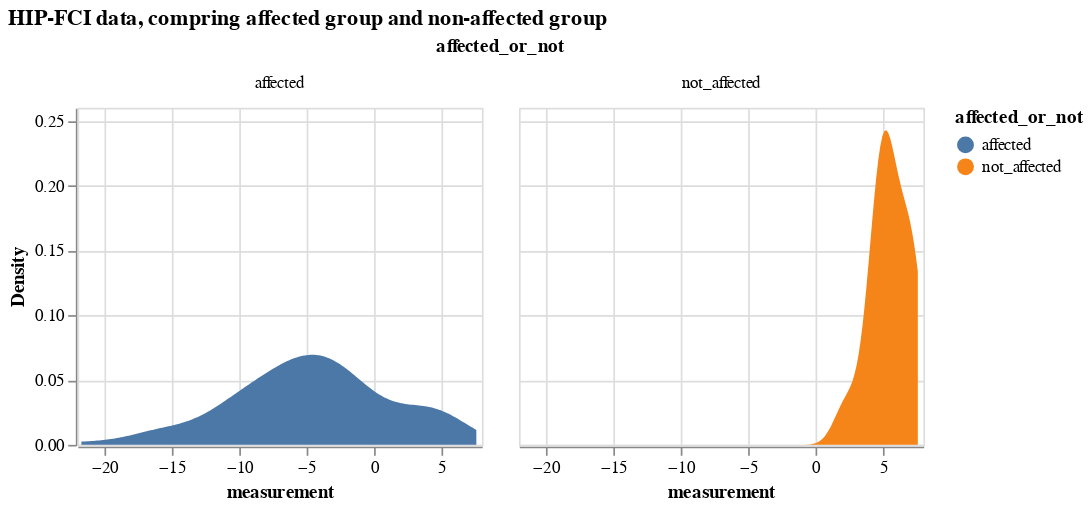

Write notebook code for a chart like this one.
### Markdown cell above
### Comparing a certain biomarker data

### Code cell
# select a biomarker
bio_data = df[df.biomarker=='HIP-FCI'].drop(['k_j', 'S_n', 'biomarker'], axis = 1)
# biomarker2 data, comparing from diseased and healthy groups
alt.Chart(bio_data).transform_density(
    'measurement',
    as_=['measurement', 'Density'],
    groupby=['affected_or_not']
).mark_area().encode(
    x="measurement:Q",
    y="Density:Q",
    facet = alt.Facet(
        "affected_or_not:N",
    ),
    color=alt.Color(
        'affected_or_not:N'
    )
).properties(
    width= 240,
    height = 200,
).properties(
    title='HIP-FCI data, compring affected group and non-affected group'
)

### Figure 1 — Vega-Lite specification as saved in the notebook (floating-point values rounded to 4 significant figures)
{"config": {"view": {"continuousWidth": 300, "continuousHeight": 300}}, "data": {"name": "data-ed72120b6f0e11ffd2c7b17968e64675"}, "mark": {"type": "area"}, "encoding": {"color": {"field": "affected_or_not", "type": "nominal"}, "facet": {"field": "affected_or_not", "type": "nominal"}, "x": {"field": "measurement", "type": "quantitative"}, "y": {"field": "Density", "type": "quantitative"}}, "height": 200, "title": "HIP-FCI data, compring affected group and non-affected group", "transform": [{"density": "measurement", "groupby": ["affected_or_not"], "as": ["measurement", "Density"]}], "width": 240, "$schema": "https://vega.github.io/schema/vega-lite/v5.16.3.json", "datasets": {"data-ed72120b6f0e11ffd2c7b17968e64675": [{"participant": 0, "measurement": -0.07888, "affected_or_not": "affected"}, {"participant": 1, "measurement": -6.601, "affected_or_not": "affected"}, {"participant": 2, "measurement": 4.627, "affected_or_not": "affected"}, {"participant": 3, "measurement": -9.683, "affected_or_not": "affected"}, {"participant": 4, "measurement": -8.664, "affected_or_not": "affected"}, {"participant": 5, "measurement": -10.81, "affected_or_not": "affected"}, {"participant": 6, "measurement": 2.087, "affected_or_not": "affected"}, {"participant": 7, "measurement": -4.539, "affected_or_not": "affected"}, {"participant": 8, "measurement": -4.992, "affected_or_not": "affected"}, {"participant": 9, "measurement": -4.356, "affected_or_not": "affected"}, {"participant": 10, "measurement": 4.847, "affected_or_not": "not_affected"}, {"participant": 11, "measurement": 2.766, "affected_or_not": "affected"}, {"participant": 12, "measurement": 3.734, "affected_or_not": "affected"}, {"participant": 13, "measurement": 5.301, "affected_or_not": "affected"}, {"participant": 14, "measurement": 4.591, "affected_or_not": "affected"}, {"participant": 15, "measurement": 5.271, "affected_or_not": "not_affected"}, {"participant": 16, "measurement": 5.309, "affected_or_not": "not_affected"}, {"participant": 17, "measurement": -1.898, "affected_or_not": "affected"}, {"participant": 18, "measurement": -6.301, "affected_or_not": "affected"}, {"participant": 19, "measurement": 5.47, "affected_or_not": "not_affected"}, {"participant": 20, "measurement": -9.437, "affected_or_not": "affected"}, {"participant": 21, "measurement": -4.425, "affected_or_not": "affected"}, {"participant": 22, "measurement": -2.142, "affected_or_not": "affected"}, {"participant": 23, "measurement": -1.631, "affected_or_not": "affected"}, {"participant": 24, "measurement": -0.5599, "affected_or_not": "affected"}, {"participant": 25, "measurement": -4.104, "affected_or_not": "affected"}, {"participant": 26, "measurement": 5.702, "affected_or_not": "affected"}, {"participant": 27, "measurement": -9.33, "affected_or_not": "affected"}, {"participant": 28, "measurement": 7.588, "affected_or_not": "not_affected"}, {"participant": 29, "measurement": -11.0, "affected_or_not": "affected"}, {"participant": 30, "measurement": -8.25, "affected_or_not": "affected"}, {"participant": 31, "measurement": -1.104, "affected_or_not": "affected"}, {"participant": 32, "measurement": -2.338, "affected_or_not": "affected"}, {"participant": 33, "measurement": -14.57, "affected_or_not": "affected"}, {"participant": 34, "measurement": -1.037, "affected_or_not": "affected"}, {"participant": 35, "measurement": -5.733, "affected_or_not": "affected"}, {"participant": 36, "measurement": -2.761, "affected_or_not": "affected"}, {"participant": 37, "measurement": -6.134, "affected_or_not": "affected"}, {"participant": 38, "measurement": -2.693, "affected_or_not": "affected"}, {"participant": 39, "measurement": -3.529, "affected_or_not": "affected"}, {"participant": 40, "measurement": 6.411, "affected_or_not": "not_affected"}, {"participant": 41, "measurement": -6.087, "affected_or_not": "affected"}, {"participant": 42, "measurement": -7.218, "affected_or_not": "affected"}, {"participant": 43, "measurement": 6.965, "affected_or_not": "not_affected"}, {"participant": 44, "measurement": 2.284, "affected_or_not": "not_affected"}, {"participant": 45, "measurement": -1.738, "affected_or_not": "affected"}, {"participant": 46, "measurement": -16.32, "affected_or_not": "affected"}, {"participant": 47, "measurement": -16.17, "affected_or_not": "affected"}, {"participant": 48, "measurement": 5.648, "affected_or_not": "affected"}, {"participant": 49, "measurement": 5.396, "affected_or_not": "not_affected"}, {"participant": 50, "measurement": -3.595, "affected_or_not": "affected"}, {"participant": 51, "measurement": -3.319, "affected_or_not": "affected"}, {"participant": 52, "measurement": -5.536, "affected_or_not": "affected"}, {"participant": 53, "measurement": -1.32, "affected_or_not": "affected"}, {"participant": 54, "measurement": -7.572, "affected_or_not": "affected"}, {"participant": 55, "measurement": -16.62, "affected_or_not": "affected"}, {"participant": 56, "measurement": 4.153, "affected_or_not": "not_affected"}, {"participant": 57, "measurement": -3.076, "affected_or_not": "affected"}, {"participant": 58, "measurement": 0.2101, "affected_or_not": "affected"}, {"participant": 59, "measurement": -7.232, "affected_or_not": "affected"}, {"participant": 60, "measurement": 4.081, "affected_or_not": "affected"}, {"participant": 61, "measurement": 2.316, "affected_or_not": "affected"}, {"participant": 62, "measurement": -8.805, "affected_or_not": "affected"}, {"participant": 63, "measurement": 1.166, "affected_or_not": "affected"}, {"participant": 64, "measurement": -13.41, "affected_or_not": "affected"}, {"participant": 65, "measurement": 4.515, "affected_or_not": "affected"}, {"participant": 66, "measurement": -11.84, "affected_or_not": "affected"}, {"participant": 67, "measurement": -4.832, "affected_or_not": "affected"}, {"participant": 68, "measurement": -15.58, "affected_or_not": "affected"}, {"participant": 69, "measurement": -4.608, "affected_or_not": "affected"}, {"participant": 70, "measurement": -9.885, "affected_or_not": "affected"}, {"participant": 71, "measurement": -7.269, "affected_or_not": "affected"}, {"participant": 72, "measurement": 5.255, "affected_or_not": "affected"}, {"participant": 73, "measurement": -6.957, "affected_or_not": "affected"}, {"participant": 74, "measurement": -2.739, "affected_or_not": "affected"}, {"participant": 75, "measurement": 4.41, "affected_or_not": "not_affected"}, {"participant": 76, "measurement": 7.178, "affected_or_not": "not_affected"}, {"participant": 77, "measurement": -6.555, "affected_or_not": "affected"}, {"participant": 78, "measurement": -3.27, "affected_or_not": "affected"}, {"participant": 79, "measurement": -8.902, "affected_or_not": "affected"}, {"participant": 80, "measurement": -11.38, "affected_or_not": "affected"}, {"participant": 81, "measurement": -11.07, "affected_or_not": "affected"}, {"participant": 82, "measurement": -21.71, "affected_or_not": "affected"}, {"participant": 83, "measurement": 4.803, "affected_or_not": "not_affected"}, {"participant": 84, "measurement": -3.456, "affected_or_not": "affected"}, {"participant": 85, "measurement": -6.083, "affected_or_not": "affected"}, {"participant": 86, "measurement": 7.209, "affected_or_not": "not_affected"}, {"participant": 87, "measurement": -1.807, "affected_or_not": "affected"}, {"participant": 88, "measurement": 5.444, "affected_or_not": "affected"}, {"participant": 89, "measurement": 3.788, "affected_or_not": "affected"}, {"participant": 90, "measurement": -6.173, "affected_or_not": "affected"}, {"participant": 91, "measurement": -9.829, "affected_or_not": "affected"}, {"participant": 92, "measurement": -5.347, "affected_or_not": "affected"}, {"participant": 93, "measurement": -5.808, "affected_or_not": "affected"}, {"participant": 94, "measurement": -5.388, "affected_or_not": "affected"}, {"participant": 95, "measurement": -3.426, "affected_or_not": "affected"}, {"participant": 96, "measurement": -11.51, "affected_or_not": "affected"}, {"participant": 97, "measurement": -8.965, "affected_or_not": "affected"}, {"participant": 98, "measurement": -2.563, "affected_or_not": "affected"}, {"participant": 99, "measurement": 1.919, "affected_or_not": "affected"}]}}
